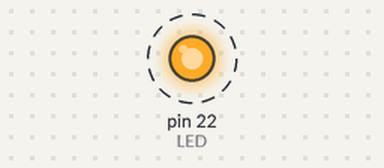
This sketch was run on a simulated Arduino Mega 2560, built with avr-gcc and run on an emulated ATmega2560. Parts: output pins drawn as LEDs (lit = HIGH). Dashed ring = blinking.

Above: at 0.2 s.
Timing chart, 0 to 3.0 s (numbered marks = the images above):
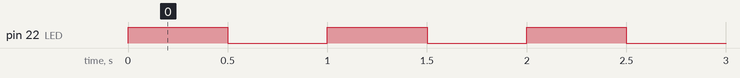

Measured:
- by itself, pin 22 (LED): alternates HIGH for 0.50 s and LOW for 0.50 s

The sketch:

Oppgave_2a.ino
```cpp
uint8_t LED = 22; //kobler LED til digtalpinne 22

void setup() {
  pinMode(LED, OUTPUT);
}

void loop() {
  //LED blinker med et intervall på 500ms
  digitalWrite(LED, HIGH);
  delay(500);
  digitalWrite(LED, LOW);
  delay(500);
}
```
